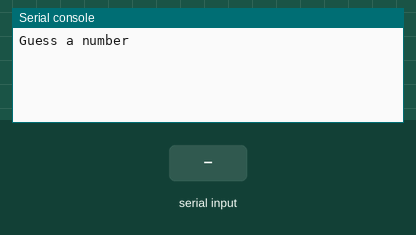
Recording of a program running on a simulated BBC micro:bit running MicroPython. Parts: the last lines printed to the serial console. The inputs (shaded band) are chosen by the test bench. Random numbers come from a fixed seed.

Above: at 1.2 s.
1.3 s: "1" typed at the serial console, then Enter
At 2.4 s:
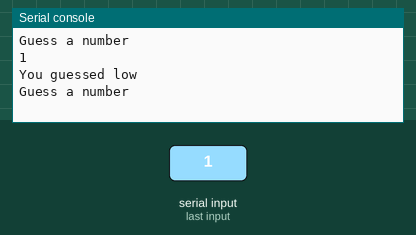
2.8 s: "90" typed at the serial console, then Enter
At 3.6 s:
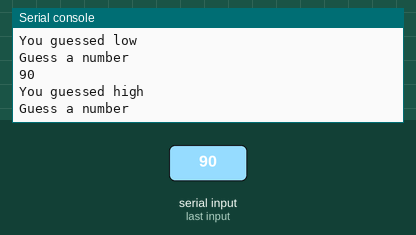

Measured:
- after the input at 1.3 s, the serial console: prints a new line at once (image 1)
- after the input at 2.8 s, the serial console: prints a new line at once (image 2)

The program:

Day_3_-_Number_Guess.py
```python
# Program used to introduce students to random in python by creating
# a random number guessing game. Uses serial terminal for intput / output
# EPIC 2022
# Paul Hummel

from microbit import *
import urandom

rand_num = urandom.randrange(1,101)
#print("random number is ",rand_num)

tries = 0
while True:
    print("Guess a number")
    guess = int(input())
    #print("You guessed",guess)
    tries = tries + 1
    if (rand_num == guess):
        print("You guessed correctly!")
        if (tries == 1):
            print("Amazing! You guessed on the first try")
        else:
            print("It took you",tries,"guesses")
        rand_num = urandom.randrange(1,101)
        tries = 0
    elif (rand_num > guess):
        print("You guessed low")
    else:
        print("You guessed high")
    sleep(100)
```
